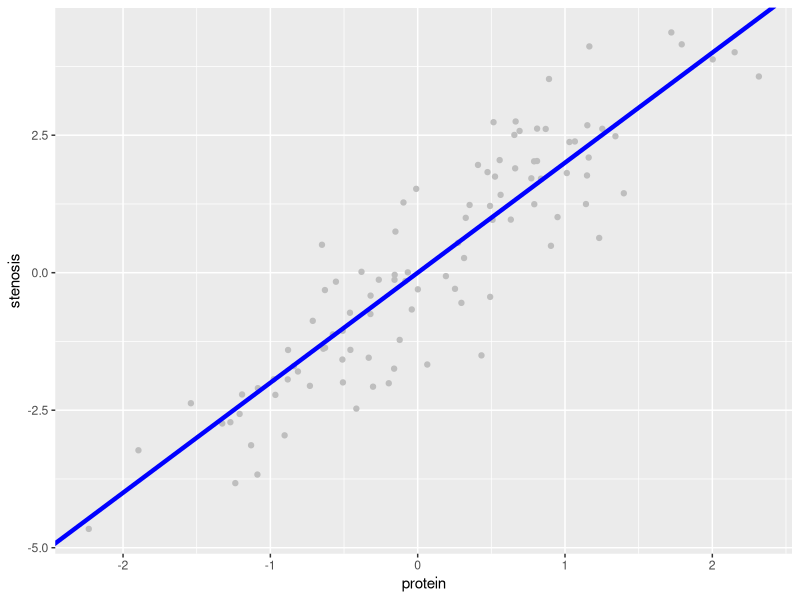
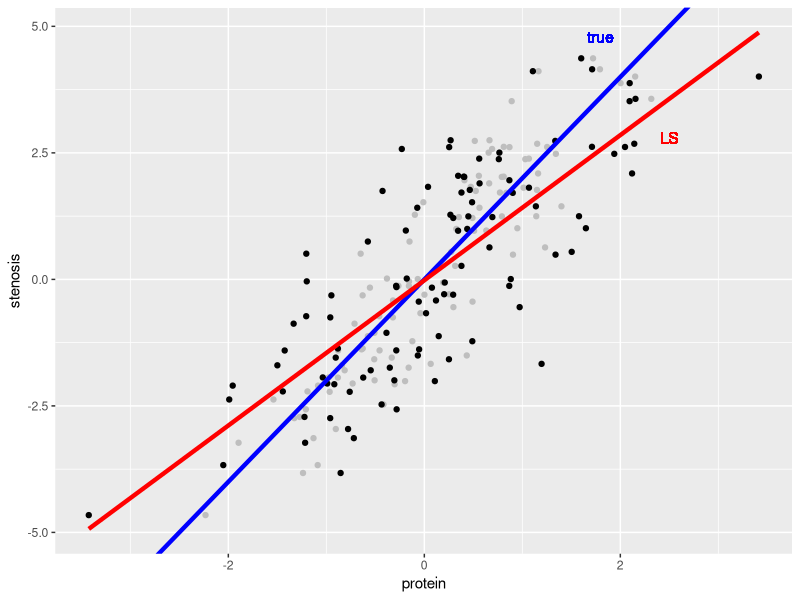
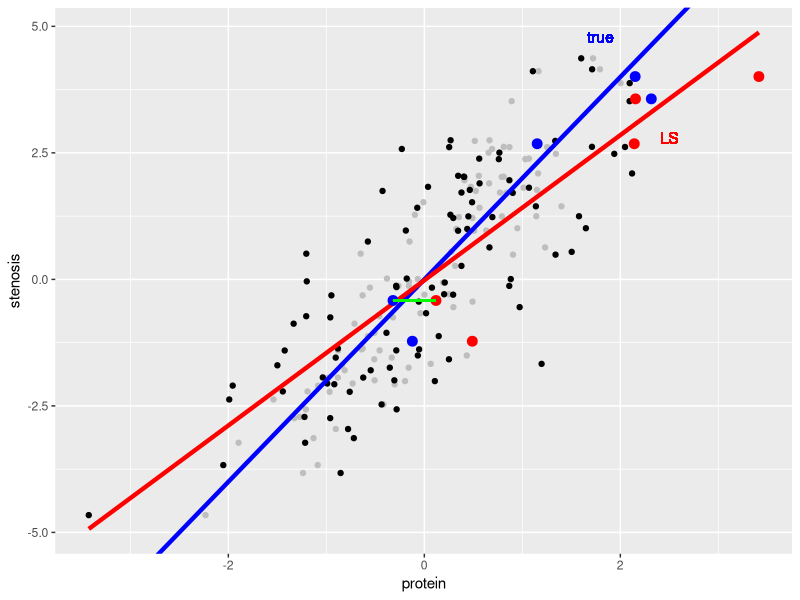
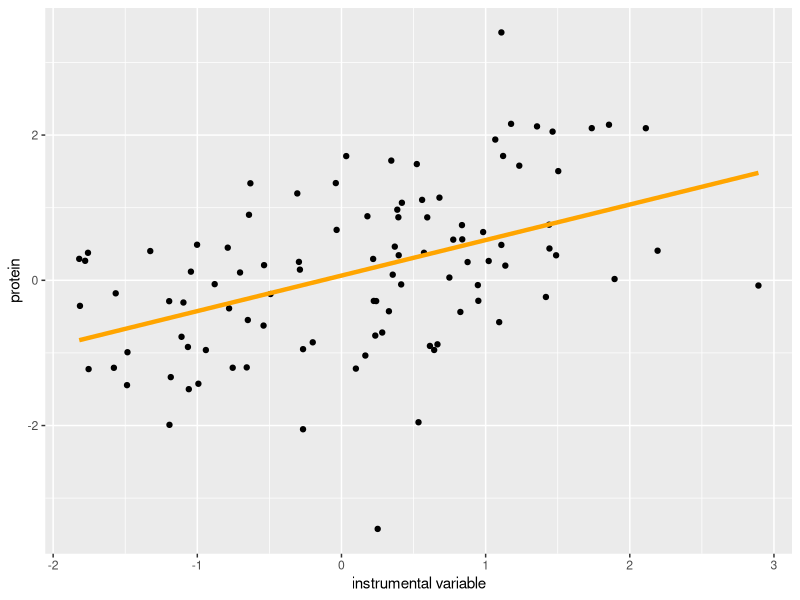
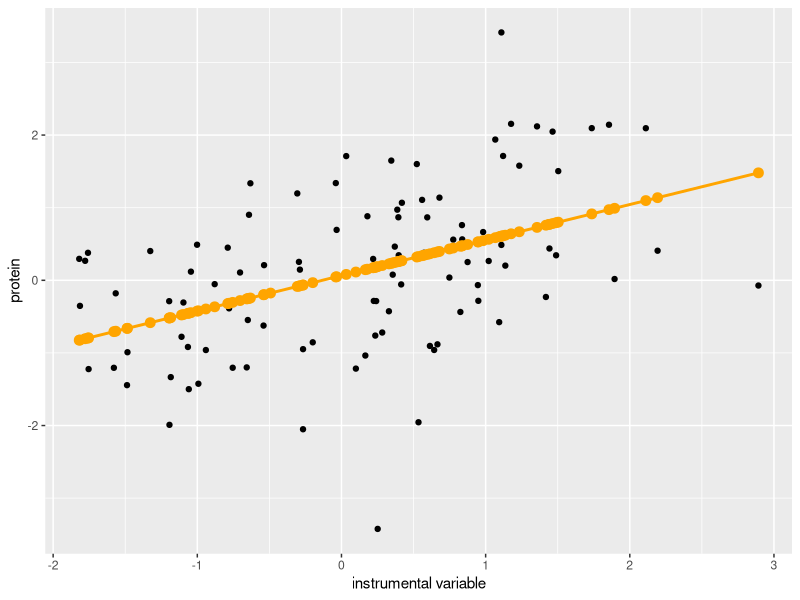
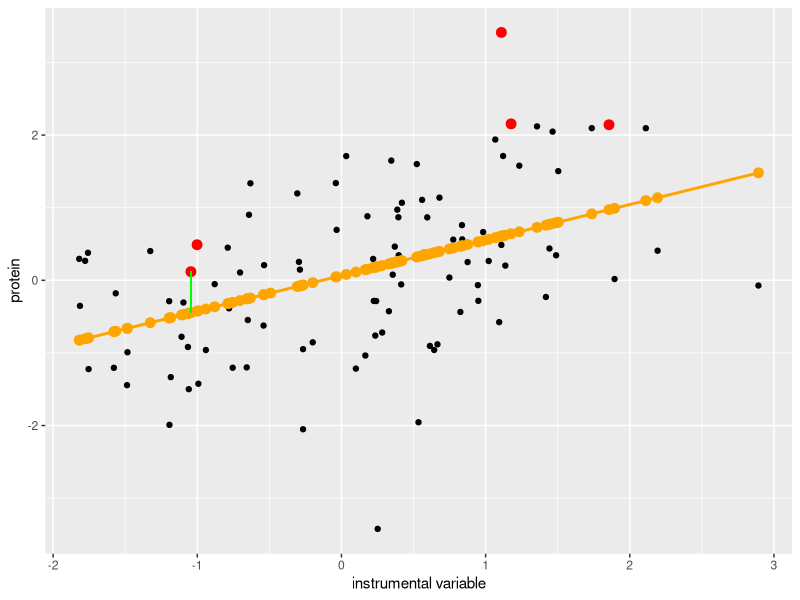
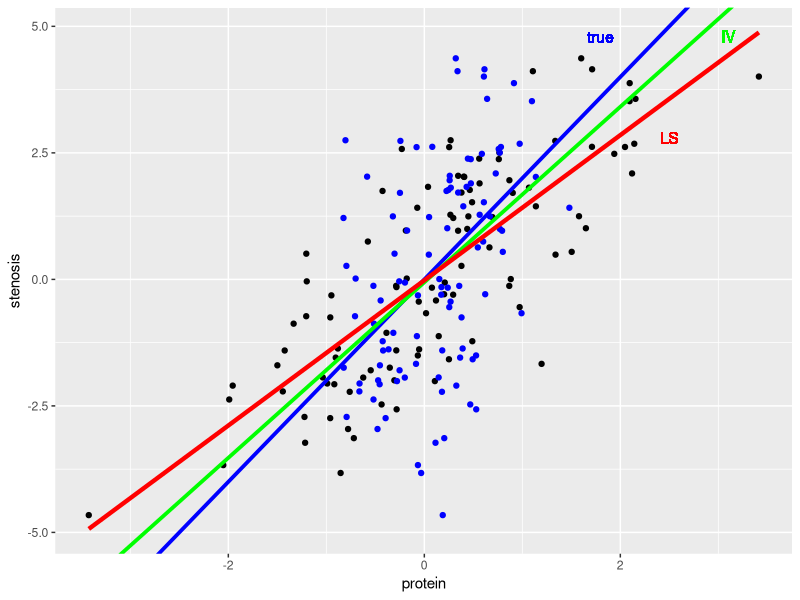
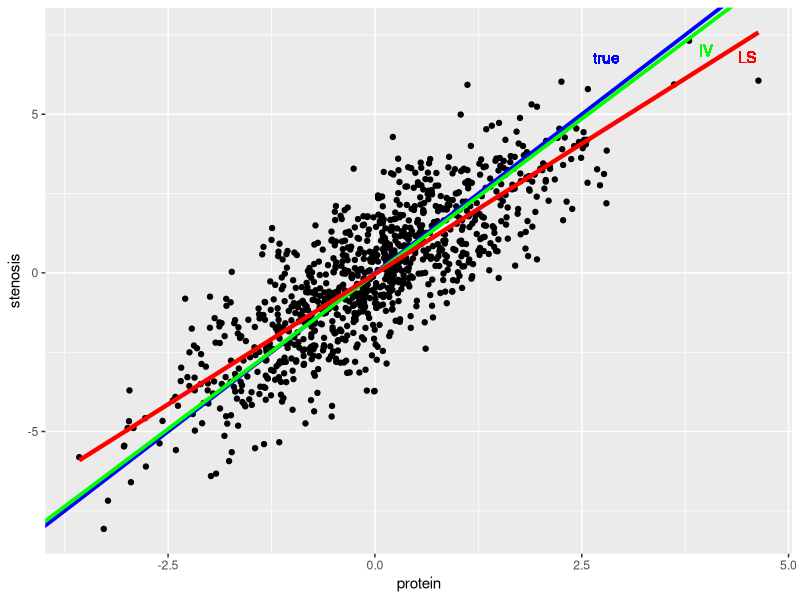

Write the R code that produced these figures, in order.
#Illustrate IV with a simulated example
#Plots for talk at Overall's group
#April 20, 2015

library(ggplot2)
library(mvtnorm)

#set.seed(120291)

set.seed(132)
#Generate data with endogeneity
n <-100
beta<-2
Xtrue<-rnorm(n)
X<-Xtrue+rnorm(n,0,0.5)
y<-beta*Xtrue+rnorm(n)
Z<-0.5*X+rnorm(n)

#sample points to highlight
some.points<-sample(n,5)
col.ind<-rep(0,n)
col.ind[some.points]<-1
size.ind<-rep(1,n)
size.ind[some.points]<-1.1

#Arrage data
dat.example<-data.frame(y=y,p=X,p.true=Xtrue,g=Z,size.ind=size.ind,col.ind=factor(col.ind))

subset.example<-dat.example[some.points,]
x.arrow = subset.example[5,"p.true"]
y.arrow = subset.example[5,"y"]
xend.arrow = subset.example[5,"p"]
yend.arrow = subset.example[5,"y"]


#Plot 1: true data, true line
ggplot(dat.example,aes(p.true,y))+geom_point(colour="grey")+
  geom_abline(intercept = 0, slope = beta,colour="blue",size=1.5)+xlab("protein")+ylab("stenosis")

#Plot 2: observed data, true line, estimated line
ggplot(dat.example,aes(p.true,y))+
  geom_point(colour="grey")+
  geom_point(aes(p,y))+
  geom_abline(intercept = 0, slope = beta,colour="blue",size=1.5)+
  stat_smooth(aes(p,y),method="lm", se=FALSE,colour="red",size=1.5)+
  geom_text(x=1.8,y=4.8,label="true",colour="blue")+
  geom_text(x=2.5,y=2.8,label="LS",colour="red")+
  xlab("protein")+ylab("stenosis")

#Plot 3: highlight some points
ggplot(dat.example,aes(p.true,y))+
  geom_point(colour="grey")+
  geom_point(aes(p,y))+
  geom_abline(intercept = 0, slope = beta,colour="blue",size=1.5)+
  stat_smooth(aes(p,y),method="lm", se=FALSE,colour="red",size=1.5)+
  geom_point(data=subset.example,colour="blue",size=3)+
  geom_point(data=subset.example,aes(p,y),colour="red",size=3)+
  geom_segment(aes(x=x.arrow,y=y.arrow,xend=xend.arrow,yend=yend.arrow),colour="green")+
  geom_text(x=1.8,y=4.8,label="true",colour="blue")+
  geom_text(x=2.5,y=2.8,label="LS",colour="red")+
  xlab("protein")+ylab("stenosis")

# First stage prediction

p.1st<-predict(lm(p~g,dat.example))
dat.example<-transform(dat.example,p1st=p.1st)

#Plot 4: first stage
ggplot(dat.example,aes(g,p))+
  geom_point()+
  stat_smooth(method="lm", se=FALSE,colour="orange",size=1.5)+
  xlab("instrumental variable")+ylab("protein")

#Plot 5: protein prediction
ggplot(dat.example,aes(g,p))+
  geom_point()+
  geom_point(aes(g,p1st),colour="orange",size=3)+
  stat_smooth(method="lm", se=FALSE,colour="orange")+
  xlab("instrumental variable")+ylab("protein")  

#Plot 6: highlight some points
subset.example<-dat.example[some.points,]
x.arrow = subset.example[5,"g"]
y.arrow = subset.example[5,"p"]
xend.arrow = subset.example[5,"g"]
yend.arrow = subset.example[5,"p1st"]

ggplot(dat.example,aes(g,p))+
  geom_point()+
  geom_point(aes(g,p1st),colour="orange",size=3)+
  geom_point(data=subset.example,aes(g,p),colour="red",size=3)+
  stat_smooth(method="lm", se=FALSE,colour="orange")+
  geom_segment(aes(x=x.arrow,y=y.arrow,xend=xend.arrow,yend=yend.arrow),colour="green")+
  xlab("instrumental variable")+ylab("protein")  

#Plot 7: second stage
coef.2st=coef(lm(y~p1st,data=dat.example))

ggplot(dat.example,aes(p,y))+geom_point()+
  geom_point(aes(p1st,y),colour="blue")+
  geom_abline(intercept = 0, slope = beta,colour="blue",size=1.3)+
  geom_abline(intercept = coef.2st[1], slope = coef.2st[2],colour="green",size=1.3)+
  stat_smooth(aes(p,y),method="lm", se=FALSE,colour="red",size=1.5)+
  geom_text(x=1.8,y=4.8,label="true",colour="blue")+
  geom_text(x=2.5,y=2.8,label="LS",colour="red")+
  geom_text(x=3.1,y=4.8,label="IV",colour="green")+
  xlab("protein")+ylab("stenosis")

#Plot 8: more data
#sum.iv<-c()
#for(i in 1:1000){
n <-1000
beta<-2
Xtrue<-rnorm(n)
X<-Xtrue+rnorm(n,0,0.5)
eps<-rnorm(n)
y<-beta*Xtrue+eps
Z<-0.5*Xtrue+rnorm(n)

#Arrage data
dat.big<-data.frame(y=y,p=X,p.true=Xtrue,g=Z)
#iv<-ivreg(y~p|g,data=dat.big)
#lm.n<-lm(y~p,data=dat.big)

#sum.iv<-rbind(sum.iv,c(coef(iv)[2],coef(lm.n)[2]))}

#2SLS
p.1st<-predict(lm(p~g,dat.big))
dat.big<-transform(dat.big,p1st=p.1st)

coef.2st=coef(lm(y~p1st,data=dat.big))

ggplot(dat.big,aes(p,y))+geom_point()+
  geom_abline(intercept = 0, slope = beta,colour="blue",size=1.3)+
  geom_abline(intercept = coef.2st[1], slope = coef.2st[2],colour="green",size=1.3)+
  stat_smooth(aes(p,y),method="lm", se=FALSE,colour="red",size=1.5)+ 
  geom_text(x=2.8,y=6.8,label="true",colour="blue")+
  geom_text(x=4.5,y=6.8,label="LS",colour="red")+
  geom_text(x=4,y=7,label="IV",colour="green")+
  xlab("protein")+ylab("stenosis")



